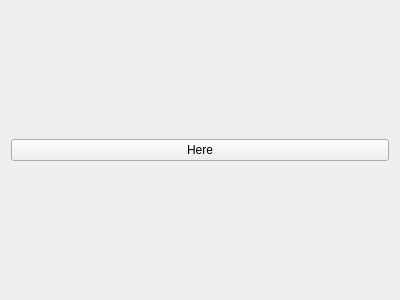
<?xml version="1.0" encoding="UTF-8"?>
<ui version="4.0">
 <class>display_screen</class>
 <widget class="QWidget" name="display_screen">
  <property name="geometry">
   <rect>
    <x>0</x>
    <y>0</y>
    <width>400</width>
    <height>300</height>
   </rect>
  </property>
  <property name="windowTitle">
   <string>Form</string>
  </property>
  <layout class="QVBoxLayout" name="verticalLayout_2">
   <item>
    <layout class="QVBoxLayout" name="verticalLayout">
     <item>
      <widget class="QPushButton" name="pushButton">
       <property name="text">
        <string>Here</string>
       </property>
      </widget>
     </item>
    </layout>
   </item>
  </layout>
 </widget>
 <resources/>
 <connections/>
</ui>
